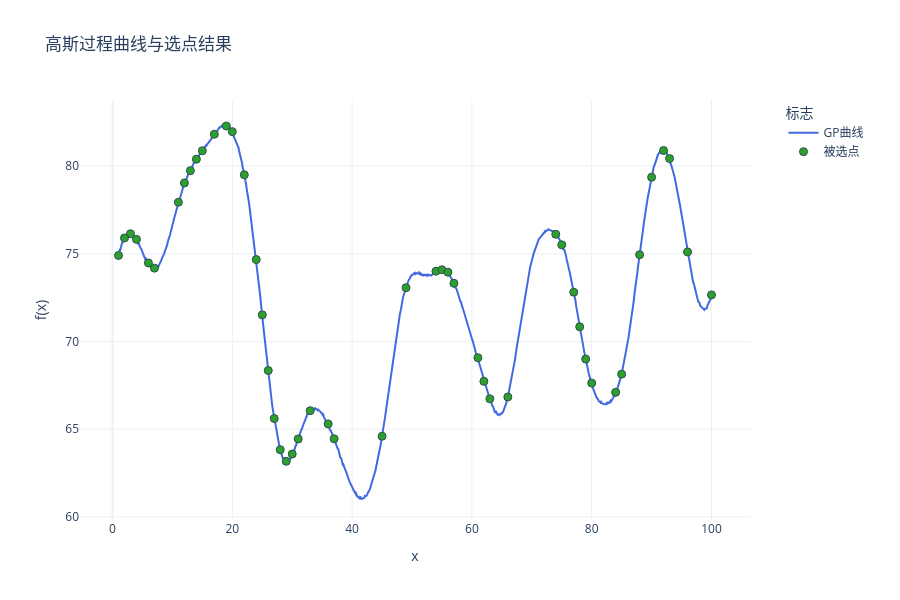

Notebook source saved alongside this figure:
### Code cell
import numpy as np
import plotly.graph_objects as go
from sklearn.gaussian_process import GaussianProcessRegressor
from sklearn.gaussian_process.kernels import RBF, ConstantKernel,WhiteKernel
from util.methods import assign_variances
seed = 2
np.random.seed(seed=seed)
# 定义核函数
kernel = ConstantKernel(25.0) * RBF(length_scale=4.0) + WhiteKernel(1e-3)
gp = GaussianProcessRegressor(kernel=kernel)

x_dense = np.linspace(1, 100, 1000).reshape(-1, 1)

y_dense = gp.sample_y(x_dense, n_samples=1, random_state=seed).flatten() + 70

# 提取整数点对应的y值
integer_points = np.random.choice(np.arange(1, 101), size=50, replace=False)
indices = [np.abs(x_dense.flatten() - x).argmin() for x in integer_points]
y_integers = y_dense[indices]

# 计算整数点的协方差矩阵
cov_matrix = kernel(integer_points.reshape(-1,1))

# 计算相关性矩阵
std_dev = np.sqrt(np.diag(cov_matrix))  
corr_matrix = cov_matrix / np.outer(std_dev, std_dev)  

np.savetxt('Sigma1.txt', cov_matrix, 
           fmt='%.6f',
           header=f'高斯过程协方差矩阵(1-50整数点)\n核函数: {kernel}')

np.savetxt('correlation_matrix.txt', corr_matrix,
           fmt='%.6f',
           header=f'高斯过程相关性矩阵(1-50整数点)\n核函数: {kernel}')

np.savetxt('mu.txt', 
           y_integers,
           fmt='%.6f',
           header='真实均值')

fig = go.Figure()

fig.add_trace(go.Scatter(
    x=x_dense.flatten(), 
    y=y_dense,
    mode='lines',
    name='GP曲线',
    line=dict(color='royalblue', width=2)
))

#colors = ['#1f77b4', '#ff7f0e', '#2ca02c', '#d62728', '#9467bd']  # 5种不同颜色
colors = ['#2ca02c',]

fig.add_trace(go.Scatter(
    x=integer_points,
    y=y_integers,
    mode='markers',
    name='被选点',
    marker=dict(
        color=colors[0],
        size=8,
        line=dict(width=1, color='DarkSlateGrey')
)))

fig.update_layout(
    title='高斯过程曲线与选点结果',
    xaxis_title='x',
    yaxis_title='f(x)',
    template='plotly_white',
    height=600,
    width=900,
    legend=dict(
        title='标志',
        x=1.05,
        y=1,
        xanchor='left',
        yanchor='top',
        bgcolor='rgba(255,255,255,0.8)'
    ),
    margin=dict(r=150) 
)

fig.show()

### Figure 1 — Plotly figure (JSON) as saved in the notebook; plotly's stock layout.template omitted (floating-point values rounded to 4 significant figures; data arrays with more than 128 entries replaced by an {"elided": "..."} marker saying what was removed)
{"data": [{"line": {"color": "royalblue", "width": 2}, "mode": "lines", "name": "GP曲线", "type": "scatter", "x": {"elided": "1000 float values"}, "y": {"elided": "1000 float values"}}, {"marker": {"color": "#2ca02c", "line": {"color": "DarkSlateGrey", "width": 1}, "size": 8}, "mode": "markers", "name": "被选点", "type": "scatter", "x": [84, 31, 57, 25, 17, 24, 3, 28, 29, 14, 100, 93, 77, 15, 1, 22, 4, 30, 62, 80, 36, 12, 85, 45, 74, 6, 26, 78, 75, 63, 66, 2, 19, 49, 37, 79, 7, 90, 92, 11, 13, 54, 88, 55, 96, 33, 20, 27, 61, 56], "y": [67.1, 64.44, 73.31, 71.51, 81.82, 74.67, 76.14, 63.82, 63.16, 80.39, 72.65, 80.43, 72.81, 80.87, 74.9, 79.5, 75.82, 63.58, 67.72, 67.62, 65.3, 79.03, 68.13, 64.59, 76.11, 74.48, 68.34, 70.83, 75.51, 66.73, 66.83, 75.9, 82.28, 73.06, 64.44, 69.0, 74.18, 79.36, 80.89, 77.94, 79.74, 74.0, 74.94, 74.08, 75.1, 66.05, 81.96, 65.6, 69.07, 73.95]}], "layout": {"height": 600, "legend": {"bgcolor": "rgba(255,255,255,0.8)", "title": {"text": "标志"}, "x": 1.05, "xanchor": "left", "y": 1, "yanchor": "top"}, "margin": {"r": 150}, "title": {"text": "高斯过程曲线与选点结果"}, "width": 900, "xaxis": {"title": {"text": "x"}}, "yaxis": {"title": {"text": "f(x)"}}}}
